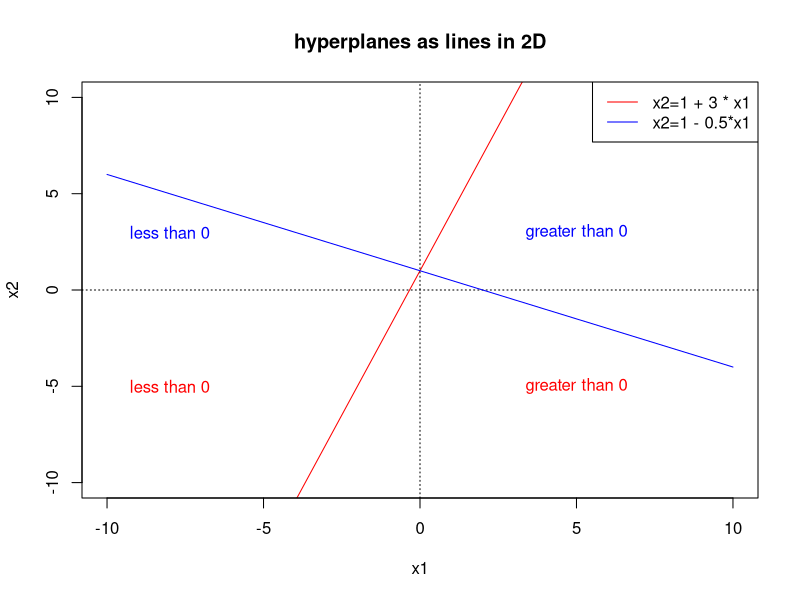

This chart was generated by the following R code:
## ---- chunk 1
knitr::opts_chunk$set(echo = TRUE)
## ---- chunk 2
x1 <- -10:10
x2 <- 1 + 3*x1
plot(x1,x2,type="l", col="red", ylim=range(x1), main="hyperplanes as lines in 2D")
abline(v=0,  lty="dotted")
abline(h=0,  lty="dotted")
text(c(5), c(-5), "greater than 0", col = "red")
text(c(-8), c(-5), "less than 0", col = "red")
x2_p <- 1 - 0.5*x1
lines(x1,x2_p, type="l", col="blue")
text(c(5), c(3), "greater than 0", col = "blue")
text(c(-8), c(3), "less than 0", col = "blue")
legend("topright", c("x2=1 + 3 * x1", "x2=1 - 0.5*x1"),col=c("red", "blue"), cex=1, lty=1 )
